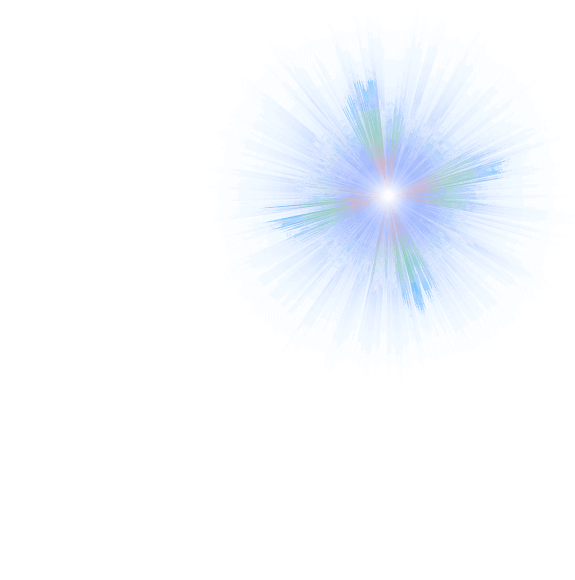
#> input picture PetrovOA/lab1/blik.png, 1150 x 1160 px (shown at 1/2 size)
$ python main.py blik.png resize
#> lines starting #> are read from the running program, lines starting #| are printed output that depends on the picture
"""
Практическая работа №1. Обработка изображений с использованием библиотеки OpenCV
Библиотека фильтров для обработки изображений
"""

import cv2
import numpy as np
import argparse
import sys


# ============================================================================
# ФИЛЬТРЫ
# ============================================================================

def resize_image(image, width=None, height=None, scale_factor=None):
    """
    Изменение разрешения изображения

    Args:
        image: Входное изображение
        width: Новая ширина
        height: Новая высота
        scale_factor: Коэффициент масштабирования

    Returns:
        Изображение с измененным разрешением
    """
    h, w = image.shape[:2]

    # Определяем новые размеры
    if scale_factor is not None:
        new_width = max(int(w * scale_factor), 1)
        new_height = max(int(h * scale_factor), 1)
    elif width is not None and height is not None:
        new_width = width
        new_height = height
    elif width is not None:
        ratio = width / w
        new_width = width
        new_height = max(int(h * ratio), 1)
    elif height is not None:
        ratio = height / h
        new_width = max(int(w * ratio), 1)
        new_height = height
    else:
        return image.copy()

    # Выводим информацию о разрешениях
    print(f"Изменение разрешения: {w}x{h} -> {new_width}x{new_height}")

    # Создаем массив для нового изображения
    resized = np.zeros((new_height, new_width, 3), dtype=image.dtype)

    # Создаем координатные сетки для исходного изображения
    # y_ratio и x_ratio показывают, какой пиксель исходного изображения соответствует каждому пикселю нового
    y_ratio = np.linspace(0, h - 1, new_height).astype(int)
    x_ratio = np.linspace(0, w - 1, new_width).astype(int)

    # Создаем 2D сетки координат
    # y_indices[i, j] = y_ratio[i] - индекс строки в исходном изображении
    # x_indices[i, j] = x_ratio[j] - индекс столбца в исходном изображении
    y_indices, x_indices = np.meshgrid(y_ratio, x_ratio, indexing='ij')

    # Копируем пиксели из исходного изображения в новое
    resized = image[y_indices, x_indices]

    return resized


# [333 lines left out: functions apply_sepia, apply_vignette, pixelate_region, add_simple_frame, add_decorative_frame, add_lens_flare and 1 more, not called in this run]


# ============================================================================
# ИНТЕРАКТИВНЫЙ ИНТЕРФЕЙС
# ============================================================================

class ImageFilterApp:
    def __init__(self, image_path, filter_type, **filter_params):
#> called with image_path = 'blik.png', filter_type = 'resize'
        self.original_image = cv2.imread(image_path)
#> self.original_image is the input picture: shape (1160, 1150, 3); mean B, G, R 254.2, 250.1, 247.2
        if self.original_image is None:
            raise ValueError(f"Не удалось загрузить изображение: {image_path}")

        self.filter_type = filter_type
        self.filter_params = filter_params
        self.display_image = np.copy(self.original_image)

        # Параметры для интерактивной пикселизации
        self.pixelate_mode = (filter_type == 'pixelate')
        self.drawing = False
        self.ix, self.iy = -1, -1
        self.fx, self.fy = -1, -1

        self.window_name = 'Image Filter Demo'

    # [30 lines left out: function mouse_callback, not called in this run]

    def apply_filter(self):
        """Применение выбранного фильтра"""
        if self.filter_type == 'resize':
            width = self.filter_params.get('width')
            height = self.filter_params.get('height')
            scale_factor = self.filter_params.get('scale')
            return resize_image(self.original_image, width, height, scale_factor)

        elif self.filter_type == 'sepia':
            intensity = self.filter_params.get('intensity', 1.0)
            return apply_sepia(self.original_image, intensity)

        elif self.filter_type == 'vignette':
            intensity = self.filter_params.get('intensity', 0.5)
            return apply_vignette(self.original_image, intensity)

        elif self.filter_type == 'pixelate':
            # Интерактивный режим - возвращаем оригинал
            return np.copy(self.original_image)

        elif self.filter_type == 'simple_frame':
            frame_width = self.filter_params.get('frame_width', 20)
            color = self.filter_params.get('color', (0, 0, 0))
            return add_simple_frame(self.original_image, frame_width, color)

        elif self.filter_type == 'decorative_frame':
            frame_width = self.filter_params.get('frame_width', 20)
            color = self.filter_params.get('color', (0, 0, 0))
            frame_style = self.filter_params.get('frame_style', 'rounded')
            return add_decorative_frame(self.original_image, frame_width, color, frame_style)

        elif self.filter_type == 'lens_flare':
            center_x = self.filter_params.get('center_x')
            center_y = self.filter_params.get('center_y')
            intensity = self.filter_params.get('intensity', 0.8)
            return add_lens_flare(self.original_image, center_x, center_y, intensity)

        elif self.filter_type == 'watercolor':
            intensity = self.filter_params.get('intensity', 0.3)
            return add_watercolor_texture(self.original_image, intensity)

        else:
            print(f"Неизвестный тип фильтра: {self.filter_type}")
            return np.copy(self.original_image)

    def run(self):
        """Запуск приложения"""
        # Применяем фильтр
        filtered_image = self.apply_filter()
        self.display_image = filtered_image

        # Создаем окно
        cv2.namedWindow(self.window_name)

        # Для интерактивной пикселизации устанавливаем callback
        if self.pixelate_mode:
            cv2.setMouseCallback(self.window_name, self.mouse_callback)
            print("Интерактивный режим пикселизации: выделите область мышью")

        # Показываем изображения
        if self.pixelate_mode:
            cv2.imshow(self.window_name, self.display_image)
        else:
            # Для других фильтров показываем оригинал и результат
            h1, w1 = self.original_image.shape[:2]
#> h1 = 1160; w1 = 1150
            h2, w2 = filtered_image.shape[:2]
#> h2 = 1160; w2 = 1150

            # Приводим к общей высоте для корректного объединения
            target_height = max(h1, h2)
#> target_height = 1160

            # Масштабируем оригинал и результат к одной высоте
            if h1 != target_height:
                scale_1 = target_height / h1
                display_original = cv2.resize(self.original_image, None, fx=scale_1, fy=scale_1)
            else:
                display_original = self.original_image.copy()

            if h2 != target_height:
                scale_2 = target_height / h2
                display_filtered = cv2.resize(filtered_image, None, fx=scale_2, fy=scale_2)
            else:
                display_filtered = filtered_image.copy()

            # Дополнительное масштабирование если изображения слишком большие
            max_display_height = 800
            if target_height > max_display_height:
                scale_factor = max_display_height / target_height
#> scale_factor = 0.69
                display_original = cv2.resize(display_original, None, fx=scale_factor, fy=scale_factor)
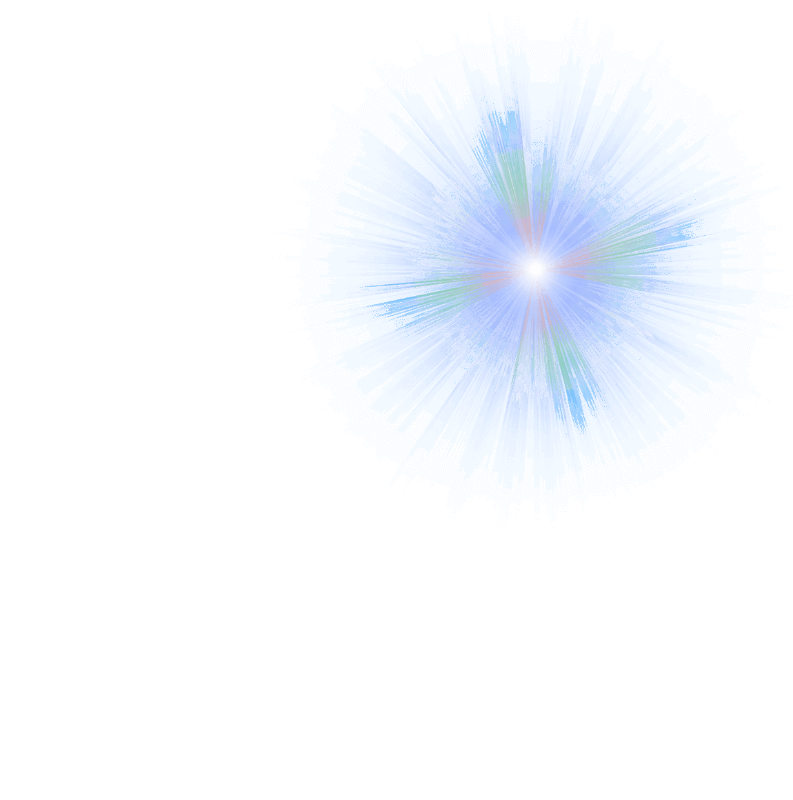
#> display_original: shape (800, 793, 3); mean B, G, R 254.2, 250.1, 247.1
                display_filtered = cv2.resize(display_filtered, None, fx=scale_factor, fy=scale_factor)

            # Объединяем изображения для сравнения
            combined = np.hstack([display_original, display_filtered])
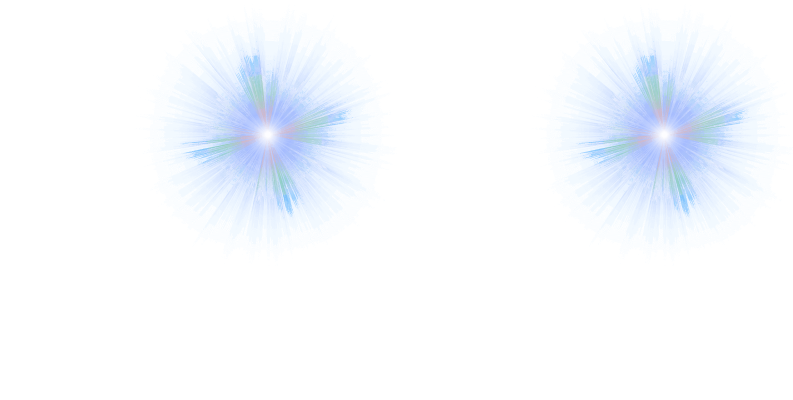
#> combined: shape (800, 1586, 3) (shown at 1/2 size); mean B, G, R 254.2, 250.1, 247.1
            cv2.imshow(self.window_name, combined)

        print("Нажмите любую клавишу для выхода...")
        cv2.waitKey(0)
        cv2.destroyAllWindows()


# ============================================================================
# ГЛАВНАЯ ФУНКЦИЯ
# ============================================================================

def main():
    parser = argparse.ArgumentParser(
        description='Библиотека фильтров для обработки изображений'
    )

    parser.add_argument('image', help='Путь к изображению для обработки')
    parser.add_argument('filter',
                       choices=['resize', 'sepia', 'vignette', 'pixelate',
                               'simple_frame', 'decorative_frame', 'lens_flare', 'watercolor'],
                       help='Тип фильтра')

    # Параметры для resize
    parser.add_argument('--width', type=int, help='Новая ширина изображения')
    parser.add_argument('--height', type=int, help='Новая высота изображения')
    parser.add_argument('--scale', type=float, help='Коэффициент масштабирования')

    # Параметры для эффектов с интенсивностью
    parser.add_argument('--intensity', type=float, default=0.8,
                       help='Интенсивность эффекта (0.0 - 1.0)')

    # Параметры для пикселизации
    parser.add_argument('--pixel-size', type=int, default=10,
                       help='Размер пикселя для пикселизации')

    # Параметры для рамок
    parser.add_argument('--frame-width', type=int, default=20,
                       help='Ширина рамки в пикселях')
    parser.add_argument('--frame-style',
                       choices=['rounded', 'wave', 'zigzag'],
                       default='rounded',
                       help='Стиль фигурной рамки')
    parser.add_argument('--color', nargs=3, type=int, default=[0, 0, 0],
                       help='Цвет рамки в формате B G R')

    # Параметры для lens flare
    parser.add_argument('--center-x', type=int, help='X-координата центра блика')
    parser.add_argument('--center-y', type=int, help='Y-координата центра блика')

    args = parser.parse_args()

    # Подготовка параметров фильтра
    filter_params = {}

    if args.filter == 'resize':
        filter_params = {
            'width': args.width,
            'height': args.height,
            'scale': args.scale
        }
    elif args.filter in ['sepia', 'vignette', 'lens_flare', 'watercolor']:
        filter_params['intensity'] = args.intensity
    elif args.filter == 'pixelate':
        filter_params['pixel_size'] = args.pixel_size
    elif args.filter in ['simple_frame', 'decorative_frame']:
        filter_params['frame_width'] = args.frame_width
        filter_params['color'] = tuple(args.color)
        if args.filter == 'decorative_frame':
            filter_params['frame_style'] = args.frame_style

    if args.filter == 'lens_flare':
        if args.center_x is not None:
            filter_params['center_x'] = args.center_x
        if args.center_y is not None:
            filter_params['center_y'] = args.center_y

    try:
        app = ImageFilterApp(args.image, args.filter, **filter_params)
        app.run()
    except Exception as e:
        print(f"Ошибка: {e}")
        sys.exit(1)


if __name__ == '__main__':
    main()
